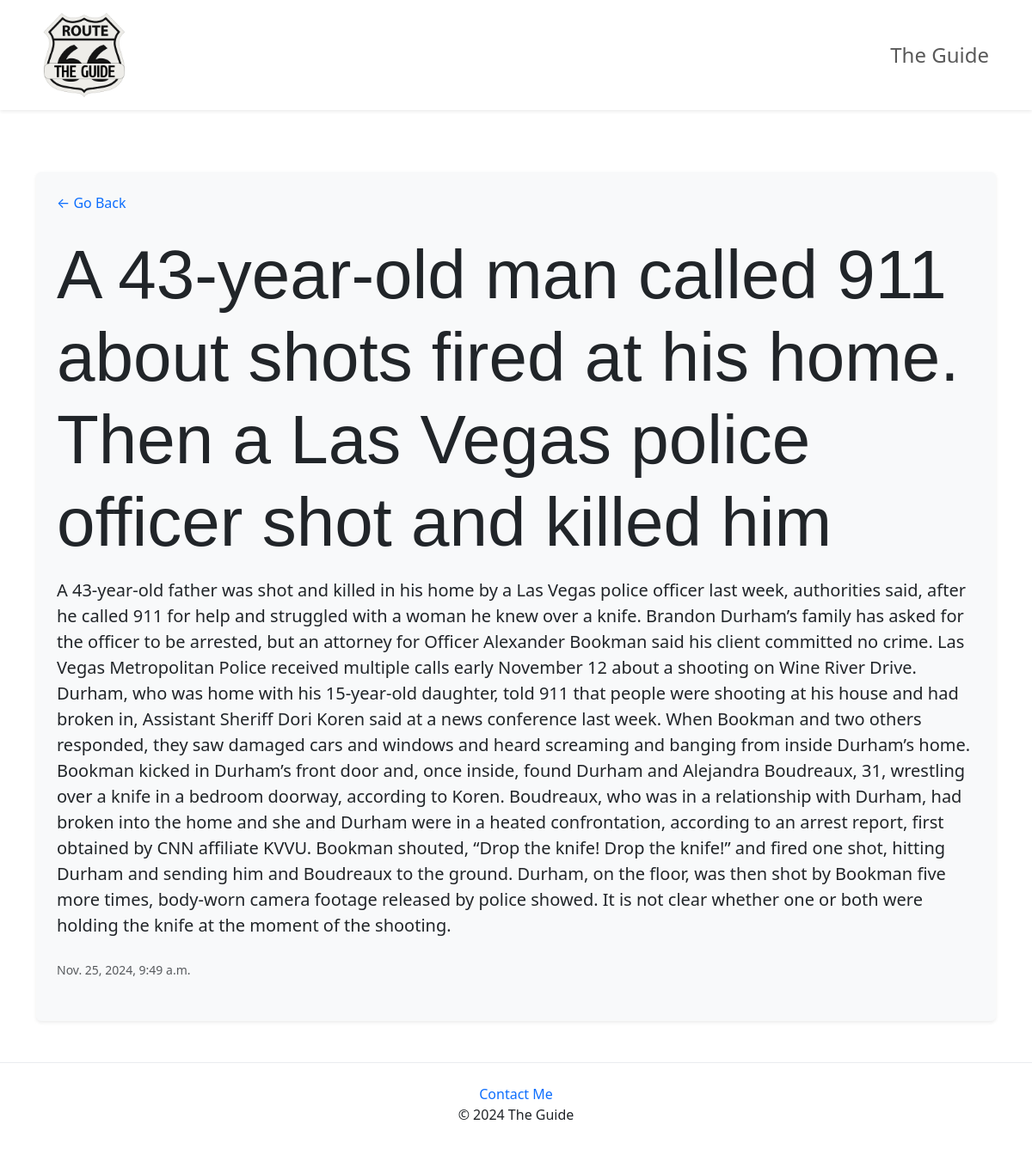
Screenshot of /news/2/ with the database file from the repository.
### news/models.py (models this page shows)
class NewsEntry(models.Model):
    title = models.CharField(max_length=200)
    description = models.TextField()
    date = models.DateTimeField(auto_now_add=True)

### news/views.py (the view)
# urls.py: path('<int:news_id>/', views.detail, name='detail'),
def detail(request, news_id):
    selected_blog_post = get_object_or_404(NewsEntry, pk=news_id)
    return render(request, 'news/detail.html', {'new': selected_blog_post})

### news/templates/news/detail.html (shortened to what this page needs)
{% extends 'news/base.html' %}
{% block content %}
    <div class="container mt-4 bg-light text-dark p-4 rounded shadow-sm mb-5">
        <p><a href="{% url 'news:news' %}" class="text-decoration-none text-primary">&larr; Go Back</a></p>
        <h1 class="mt-4 mb-3">{{ new.title }}</h1>
        <p class="lead mb-4">{{ new.description }}</p>
        <p><small class="text-muted">{{ new.date }}</small></p>
    </div>
{% endblock %}

### news/static/news/style.css (style rules this page uses)
html, body { height: 100%; margin: 0; display: flex; flex-direction: column; background-image: url("images/bg.jpg"); background-position: center center; background-size: cover; background-attachment: fixed; }
h1 { font-family: "AmericanCaptain", sans-serif; font-size: 5rem; }

### rows the page displays
NewsEntry: title "A 43-year-old man called 911 about shots fired at his home. Then a Las Vegas police officer shot and killed him", description "A 43-year-old father was shot and killed in his home by a Las Vegas police officer last week, authorities said, after he called 911 for help and struggled with a woman he knew over a knife. Brandon Durham’s family has asked for the officer to be arrested, but an attorney for Officer Alexander Bookman said his client committed no crime. Las Vegas Metropolitan Police received multiple calls early November 12 about a shooting on Wine River Drive. Durham, who was home with his 15-year-old daughter, told 911 that people were shooting at his house and had broken in, Assistant Sheriff Dori Koren said at a news conference last week. When Bookman and two others responded, they saw damaged cars and…", date "Nov. 25, 2024, 9:49 a.m."
